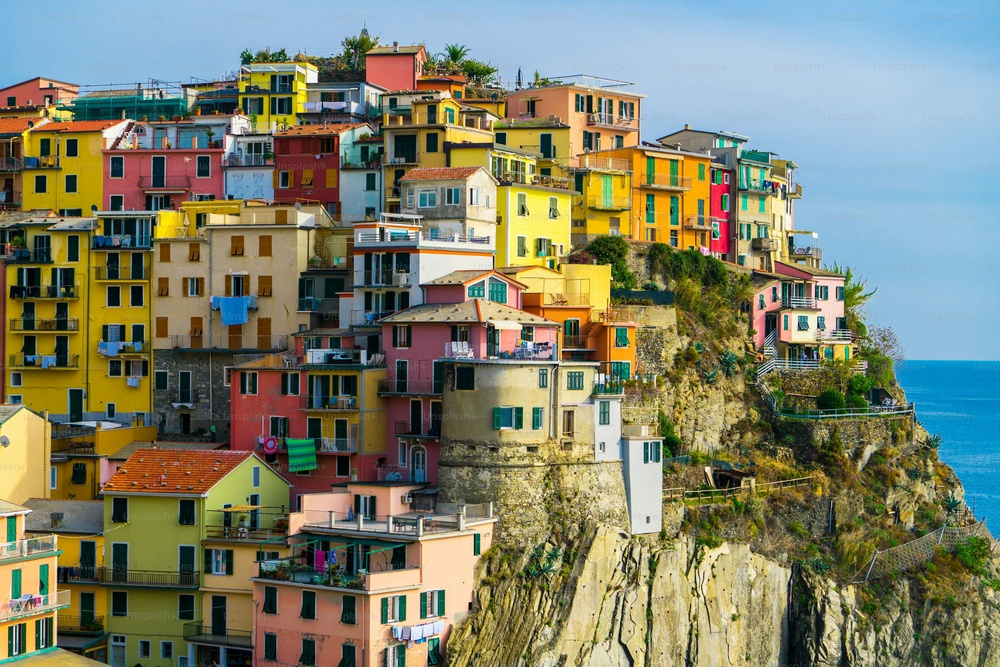
#> input picture image1.jpg, 1000 x 667 px, shrunk from 3000 x 2001 before the run
$ python color_detection.py
#> lines starting #> are read from the running program, lines starting #| are printed output that depends on the picture; after the words box and inside, x2 and y2 are one past the last pixel; in counts of white or black regions, pixels touching at a corner belong together
import cv2
import numpy as np

# Load the image
image = cv2.imread('image1.jpg')
#> image is the input picture: shape (667, 1000, 3); mean B, G, R 107.8, 129.3, 126.5

# Check if image loaded
if image is None:
    print("❌ Couldn't find 'image1.jpg'. Make sure it's in the same folder.")
    exit()

# Convert image to HSV
hsv = cv2.cvtColor(image, cv2.COLOR_BGR2HSV)
#> hsv: shape (667, 1000, 3); mean H, S, V 56.6, 120.4, 150.8

# Define HSV color ranges
color_ranges = {
    "Red":    [(0, 100, 100), (10, 255, 255)],
    "Green":  [(40, 50, 50), (80, 255, 255)],
    "Blue":   [(100, 150, 0), (140, 255, 255)],
    "Yellow": [(20, 100, 100), (30, 255, 255)],
    "White":  [(0, 0, 200), (180, 30, 255)],
    "Black":  [(0, 0, 0), (180, 255, 30)],
}

# Matching BGR colors for display (for box/text)
display_colors = {
    "Red": (0, 0, 255),
    "Green": (0, 255, 0),
    "Blue": (255, 0, 0),
    "Yellow": (0, 255, 255),
    "White": (255, 255, 255),
    "Black": (0, 0, 0),
}

# Detect and draw
for color_name, (lower, upper) in color_ranges.items():
    mask = cv2.inRange(hsv, np.array(lower), np.array(upper))
    contours, _ = cv2.findContours(mask, cv2.RETR_EXTERNAL, cv2.CHAIN_APPROX_SIMPLE)

    for cnt in contours:
        if cv2.contourArea(cnt) > 500:
            x, y, w, h = cv2.boundingRect(cnt)
            color = display_colors[color_name]
            cv2.rectangle(image, (x, y), (x + w, y + h), color, 2)
            cv2.putText(image, color_name, (x, y - 10), cv2.FONT_HERSHEY_SIMPLEX,
                        0.7, color, 2)
#> this loop made 6 passes
#> pass 1, `mask = cv2.inRange(hsv, np.array(lower), np.array(upper))`:
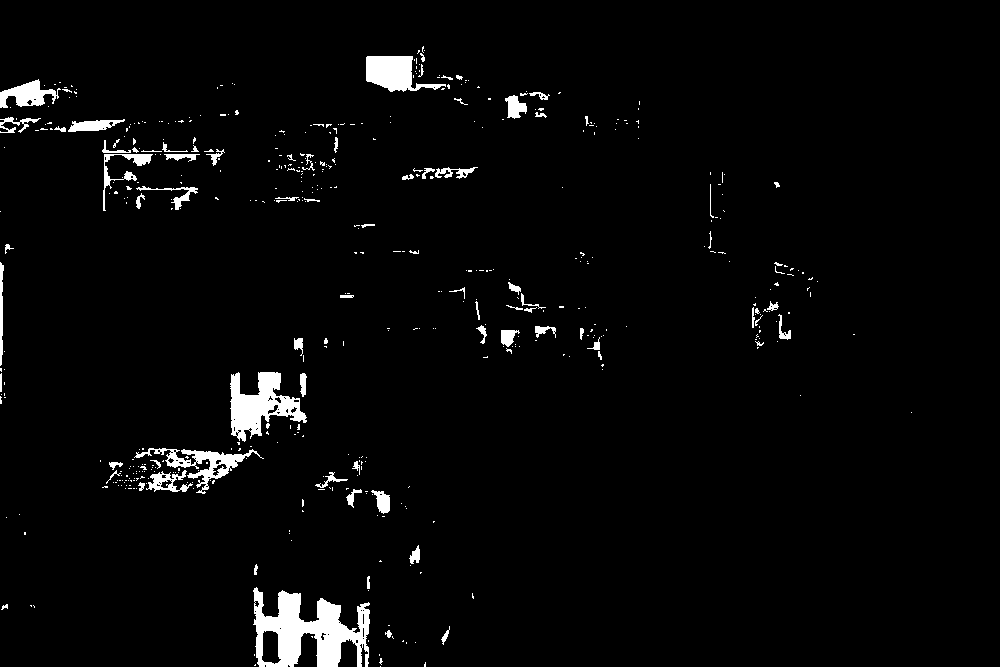
#> mask: shape (667, 1000); 2.9% white; 504 white regions (425 under 20 px), largest, box (x1, y1, x2, y2) and area: (253, 587, 370, 667) 5010, (230, 372, 307, 442) 2645, (366, 56, 446, 92) 1594
#> pass 2, `mask = cv2.inRange(hsv, np.array(lower), np.array(upper))`:
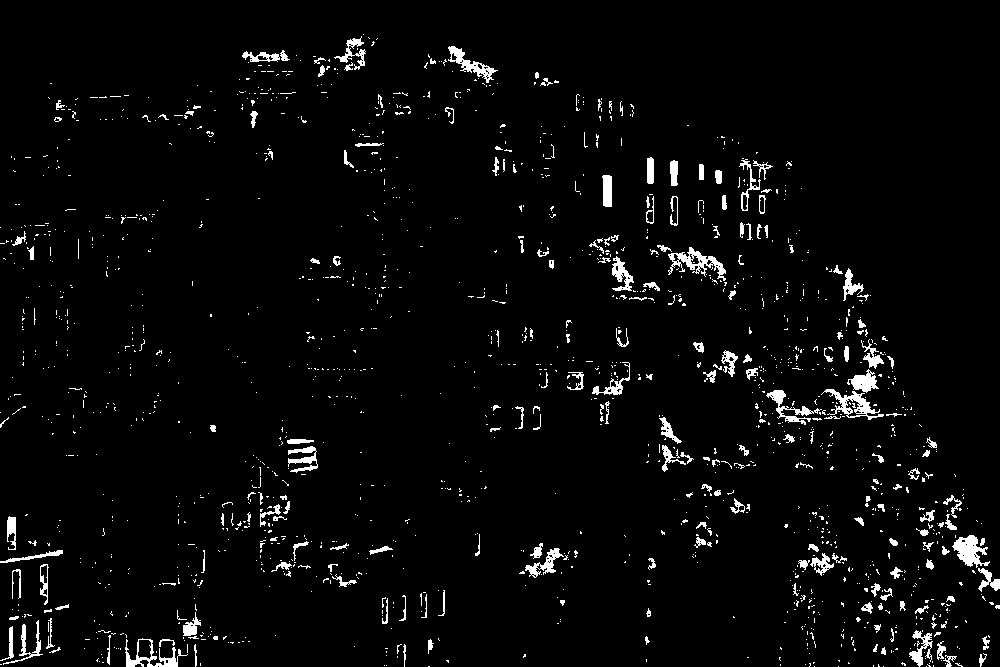
#> mask: shape (667, 1000); 3.4% white; 1625 white regions (1411 under 20 px), largest, box (x1, y1, x2, y2) and area: (668, 247, 726, 281) 663, (952, 535, 990, 568) 640, (821, 389, 884, 420) 622
#> pass 3, `mask = cv2.inRange(hsv, np.array(lower), np.array(upper))`:
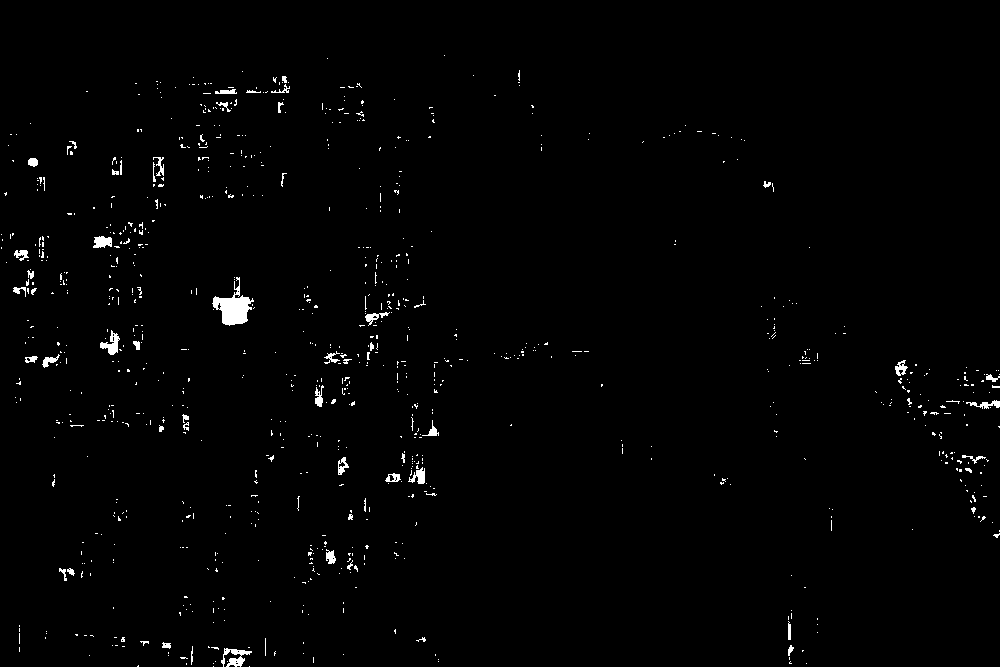
#> mask: shape (667, 1000); 1.1% white; 934 white regions (877 under 20 px), largest, box (x1, y1, x2, y2) and area: (212, 277, 254, 326) 884, (221, 648, 252, 667) 269, (100, 330, 120, 355) 226
#> after the loop:
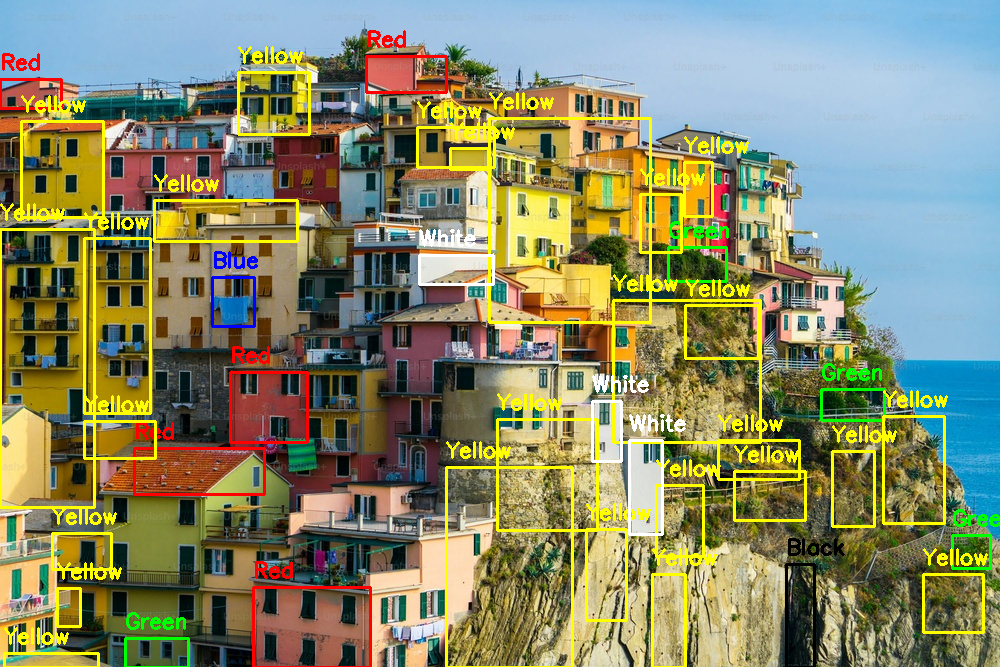
#> image: shape (667, 1000, 3); 7.53% of pixels changed, all inside (x1, y1, x2, y2) = (0, 30, 1000, 667)
#> after the loop:
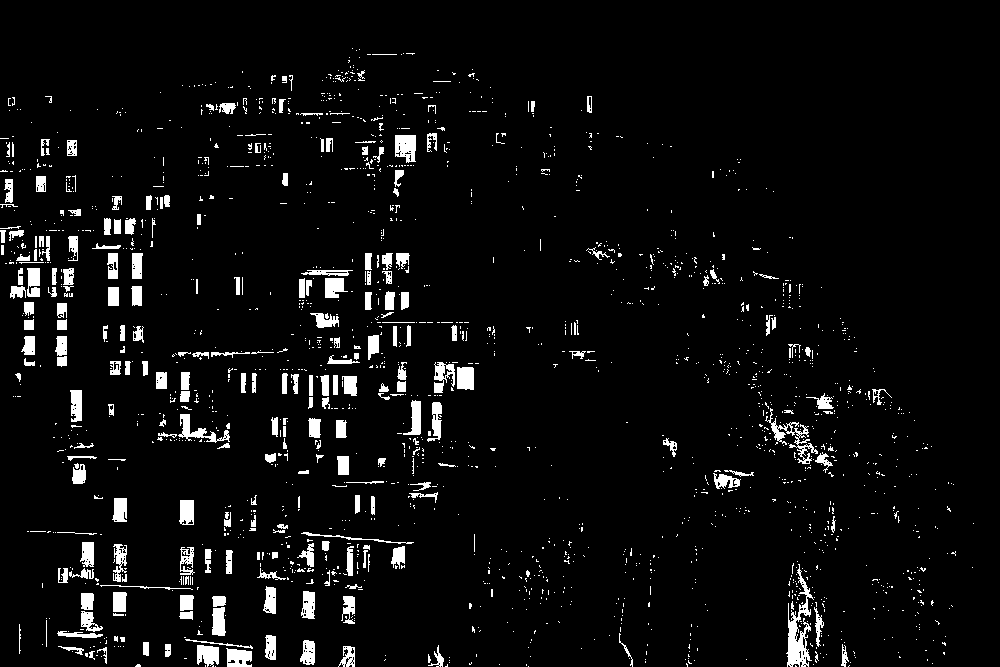
#> mask: shape (667, 1000); 4.9% white; 1923 white regions (1669 under 20 px), largest, box (x1, y1, x2, y2) and area: (786, 564, 814, 667) 1059, (765, 408, 818, 464) 599, (395, 135, 416, 163) 471

# Show the result
cv2.imshow('Detected Colors', image)
cv2.waitKey(0)
cv2.destroyAllWindows()
